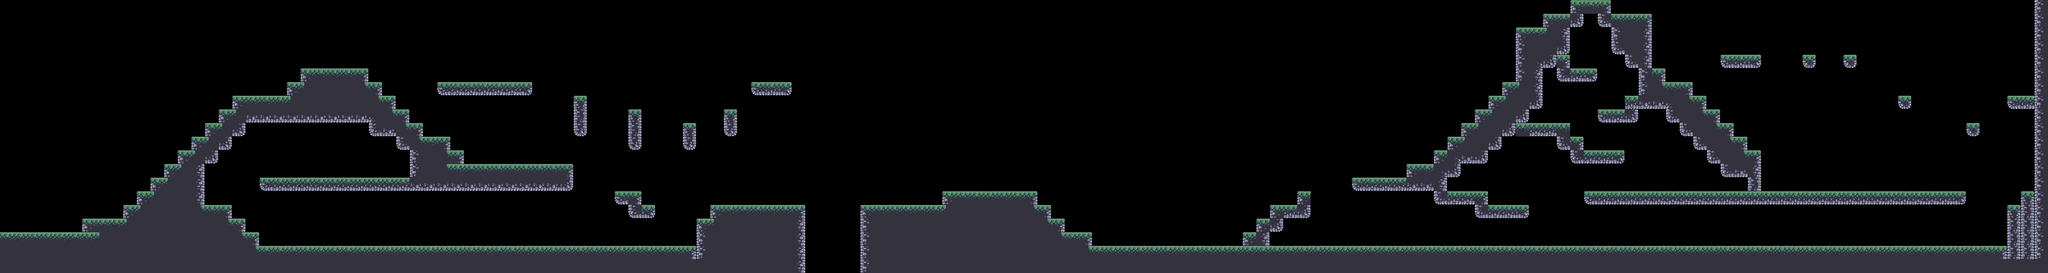

Tiled map render using the project's own tile images. Description and the whole map definition, tile-layer contents included, below:
An orthogonal 150x20 tile map with 32x32 px tiles, 1 tile layer (Calque de Tuiles 1).

<map version="1.9" tiledversion="1.9.0" orientation="orthogonal" renderorder="right-down" width="150" height="20" tilewidth="32" tileheight="32" infinite="0" nextlayerid="2" nextobjectid="1">
 <editorsettings>
  <export target="Niveau 2.csv" format="csv" />
 </editorsettings>
 <tileset firstgid="1" source="Terrain (32x32).tsx" />
 <layer id="1" name="Calque de Tuiles 1" width="150" height="20">
  <data encoding="csv">
0,0,0,0,0,0,0,0,0,0,0,0,0,0,0,0,0,0,0,0,0,0,0,0,0,0,0,0,0,0,0,0,0,0,0,0,0,0,0,0,0,0,0,0,0,0,0,0,0,0,0,0,0,0,0,0,0,0,0,0,0,0,0,0,0,0,0,0,0,0,0,0,0,0,0,0,0,0,0,0,0,0,0,0,0,0,0,0,0,0,0,0,0,0,0,0,0,0,0,0,0,0,0,0,0,0,0,0,0,0,0,0,0,0,0,1,2,3,0,0,0,0,0,0,0,0,0,0,0,0,0,0,0,0,0,0,0,0,0,0,0,0,0,0,0,0,0,0,0,18,
0,0,0,0,0,0,0,0,0,0,0,0,0,0,0,0,0,0,0,0,0,0,0,0,0,0,0,0,0,0,0,0,0,0,0,0,0,0,0,0,0,0,0,0,0,0,0,0,0,0,0,0,0,0,0,0,0,0,0,0,0,0,0,0,0,0,0,0,0,0,0,0,0,0,0,0,0,0,0,0,0,0,0,0,0,0,0,0,0,0,0,0,0,0,0,0,0,0,0,0,0,0,0,0,0,0,0,0,0,0,0,0,0,1,2,37,55,35,2,2,3,0,0,0,0,0,0,0,0,0,0,0,0,0,0,0,0,0,0,0,0,0,0,0,0,0,0,0,0,18,
0,0,0,0,0,0,0,0,0,0,0,0,0,0,0,0,0,0,0,0,0,0,0,0,0,0,0,0,0,0,0,0,0,0,0,0,0,0,0,0,0,0,0,0,0,0,0,0,0,0,0,0,0,0,0,0,0,0,0,0,0,0,0,0,0,0,0,0,0,0,0,0,0,0,0,0,0,0,0,0,0,0,0,0,0,0,0,0,0,0,0,0,0,0,0,0,0,0,0,0,0,0,0,0,0,0,0,0,0,0,0,1,2,25,20,55,55,55,18,19,20,0,0,0,0,0,0,0,0,0,0,0,0,0,0,0,0,0,0,0,0,0,0,0,0,0,0,0,0,18,
0,0,0,0,0,0,0,0,0,0,0,0,0,0,0,0,0,0,0,0,0,0,0,0,0,0,0,0,0,0,0,0,0,0,0,0,0,0,0,0,0,0,0,0,0,0,0,0,0,0,0,0,0,0,0,0,0,0,0,0,0,0,0,0,0,0,0,0,0,0,0,0,0,0,0,0,0,0,0,0,0,0,0,0,0,0,0,0,0,0,0,0,0,0,0,0,0,0,0,0,0,0,0,0,0,0,0,0,0,0,0,18,19,19,37,55,55,55,35,19,20,0,0,0,0,0,0,0,0,0,0,0,0,0,0,0,0,0,0,0,0,0,0,0,0,0,0,0,0,18,
0,0,0,0,0,0,0,0,0,0,0,0,0,0,0,0,0,0,0,0,0,0,0,0,0,0,0,0,0,0,0,0,0,0,0,0,0,0,0,0,0,0,0,0,0,0,0,0,0,0,0,0,0,0,0,0,0,0,0,0,0,0,0,0,0,0,0,0,0,0,0,0,0,0,0,0,0,0,0,0,0,0,0,0,0,0,0,0,0,0,0,0,0,0,0,0,0,0,0,0,0,0,0,0,0,0,0,0,0,0,0,18,7,37,3,55,55,55,55,35,20,0,0,0,0,0,69,70,71,0,0,0,73,0,0,73,0,0,0,0,0,0,0,0,0,0,0,0,0,18,
0,0,0,0,0,0,0,0,0,0,0,0,0,0,0,0,0,0,0,0,0,0,1,2,2,2,3,0,0,0,0,0,0,0,0,0,0,0,0,0,0,0,0,0,0,0,0,0,0,0,0,0,0,0,0,0,0,0,0,0,0,0,0,0,0,0,0,0,0,0,0,0,0,0,0,0,0,0,0,0,0,0,0,0,0,0,0,0,0,0,0,0,0,0,0,0,0,0,0,0,0,0,0,0,0,0,0,0,0,0,0,18,20,55,35,70,71,55,55,55,18,3,0,0,0,0,0,0,0,0,0,0,0,0,0,0,0,0,0,0,0,0,0,0,0,0,0,0,0,18,
0,0,0,0,0,0,0,0,0,0,0,0,0,0,0,0,0,0,0,0,0,1,25,19,19,19,24,3,0,0,0,0,69,70,70,70,70,70,71,0,0,0,0,0,0,0,0,0,0,0,0,0,0,0,0,69,70,71,0,0,0,0,0,0,0,0,0,0,0,0,0,0,0,0,0,0,0,0,0,0,0,0,0,0,0,0,0,0,0,0,0,0,0,0,0,0,0,0,0,0,0,0,0,0,0,0,0,0,0,0,1,25,20,55,55,55,55,55,55,55,18,24,2,3,0,0,0,0,0,0,0,0,0,0,0,0,0,0,0,0,0,0,0,0,0,0,0,0,0,18,
0,0,0,0,0,0,0,0,0,0,0,0,0,0,0,0,0,1,2,2,2,25,19,19,19,19,19,24,3,0,0,0,0,0,0,0,0,0,0,0,0,0,5,0,0,0,0,0,0,0,0,0,0,0,0,0,0,0,0,0,0,0,0,0,0,0,0,0,0,0,0,0,0,0,0,0,0,0,0,0,0,0,0,0,0,0,0,0,0,0,0,0,0,0,0,0,0,0,0,0,0,0,0,0,0,0,0,0,0,1,25,19,37,55,55,55,55,55,55,70,36,36,8,24,3,0,0,0,0,0,0,0,0,0,0,0,0,0,0,73,0,0,0,0,0,0,0,69,70,18,
0,0,0,0,0,0,0,0,0,0,0,0,0,0,0,0,1,25,36,36,36,36,36,36,36,36,36,8,24,3,0,0,0,0,0,0,0,0,0,0,0,0,22,0,0,0,5,0,0,0,0,0,0,5,0,0,0,0,0,0,0,0,0,0,0,0,0,0,0,0,0,0,0,0,0,0,0,0,0,0,0,0,0,0,0,0,0,0,0,0,0,0,0,0,0,0,0,0,0,0,0,0,0,0,0,0,0,0,1,25,19,37,55,55,55,55,55,69,70,37,55,55,35,19,24,3,0,0,0,0,0,0,0,0,0,0,0,0,0,0,0,0,0,0,0,0,0,0,0,18,
0,0,0,0,0,0,0,0,0,0,0,0,0,0,0,1,25,37,55,55,55,55,55,55,55,55,55,35,36,24,3,0,0,0,0,0,0,0,0,0,0,0,39,0,0,0,22,0,0,0,5,0,0,39,0,0,0,0,0,0,0,0,0,0,0,0,0,0,0,0,0,0,0,0,0,0,0,0,0,0,0,0,0,0,0,0,0,0,0,0,0,0,0,0,0,0,0,0,0,0,0,0,0,0,0,0,0,1,25,19,37,2,70,70,2,55,55,55,55,55,55,55,55,35,19,24,3,0,0,0,0,0,0,0,0,0,0,0,0,0,0,0,0,0,73,0,0,0,0,18,
0,0,0,0,0,0,0,0,0,0,0,0,0,0,1,25,37,55,55,55,55,55,55,55,55,55,55,55,55,35,24,2,3,0,0,0,0,0,0,0,0,0,0,0,0,0,39,0,0,0,39,0,0,0,0,0,0,0,0,0,0,0,0,0,0,0,0,0,0,0,0,0,0,0,0,0,0,0,0,0,0,0,0,0,0,0,0,0,0,0,0,0,0,0,0,0,0,0,0,0,0,0,0,0,0,0,1,25,19,37,55,55,55,55,35,3,55,55,55,55,55,55,55,55,35,19,24,3,0,0,0,0,0,0,0,0,0,0,0,0,0,0,0,0,0,0,0,0,0,18,
0,0,0,0,0,0,0,0,0,0,0,0,0,1,25,37,55,55,55,55,55,55,55,55,55,55,55,55,55,55,18,19,24,3,0,0,0,0,0,0,0,0,0,0,0,0,0,0,0,0,0,0,0,0,0,0,0,0,0,0,0,0,0,0,0,0,0,0,0,0,0,0,0,0,0,0,0,0,0,0,0,0,0,0,0,0,0,0,0,0,0,0,0,0,0,0,0,0,0,0,0,0,0,0,0,1,7,36,37,55,55,55,55,55,55,35,70,70,71,55,55,55,55,55,55,35,19,24,3,0,0,0,0,0,0,0,0,0,0,0,0,0,0,0,0,0,0,0,0,18,
0,0,0,0,0,0,0,0,0,0,0,0,1,25,20,55,55,55,55,55,55,55,55,55,55,55,55,55,55,55,18,19,24,2,2,2,2,2,2,2,2,3,0,0,0,0,0,0,0,0,0,0,0,0,0,0,0,0,0,0,0,0,0,0,0,0,0,0,0,0,0,0,0,0,0,0,0,0,0,0,0,0,0,0,0,0,0,0,0,0,0,0,0,0,0,0,0,0,0,0,0,0,0,1,2,7,37,55,55,55,55,55,55,55,55,55,55,55,55,55,55,55,55,55,55,55,35,36,20,0,0,0,0,0,0,0,0,0,0,0,0,0,0,0,0,0,0,0,0,18,
0,0,0,0,0,0,0,0,0,0,0,1,25,19,20,55,55,55,55,69,70,70,70,70,70,70,70,70,70,70,36,36,36,36,36,36,36,36,36,36,36,37,0,0,0,0,0,0,0,0,0,0,0,0,0,0,0,0,0,0,0,0,0,0,0,0,0,0,0,0,0,0,0,0,0,0,0,0,0,0,0,0,0,0,0,0,0,0,0,0,0,0,0,0,0,0,0,0,0,69,70,70,70,36,36,20,55,55,55,55,55,55,55,55,55,55,55,55,55,55,55,55,55,55,55,55,55,55,22,0,0,0,0,0,0,0,0,0,0,0,0,0,0,0,0,0,0,0,0,18,
0,0,0,0,0,0,0,0,0,0,1,25,19,19,20,55,55,55,55,55,55,55,55,55,55,55,55,55,55,55,55,55,55,55,55,55,55,55,55,55,55,0,0,0,0,69,3,0,0,0,0,0,0,0,0,0,0,0,0,0,0,0,0,0,0,0,0,0,0,1,2,2,2,2,2,3,0,0,0,0,0,0,0,0,0,0,0,0,0,0,0,0,0,0,0,1,55,55,55,55,55,55,55,55,55,35,70,70,3,55,55,55,55,55,55,55,69,70,70,70,70,70,70,70,70,70,70,70,70,70,70,70,70,70,70,70,70,70,70,70,70,70,70,71,55,55,55,55,5,18,
0,0,0,0,0,0,0,0,0,1,25,19,19,19,24,2,3,55,55,55,55,55,55,55,55,55,55,55,55,55,55,55,55,55,55,55,55,55,55,55,0,0,0,0,0,0,35,71,0,0,0,0,1,2,2,2,2,2,3,0,0,0,0,1,2,2,2,2,2,25,19,19,19,19,19,24,3,0,0,0,0,0,0,0,0,0,0,0,0,0,0,0,0,1,70,37,55,55,55,55,55,55,55,55,55,55,55,55,35,70,70,71,55,55,55,55,55,55,55,55,55,55,55,55,55,55,55,55,55,55,55,0,0,0,0,55,55,55,55,55,55,55,55,55,55,55,55,5,22,18,
0,0,0,0,0,0,1,2,2,25,19,19,19,19,19,19,24,3,55,55,55,55,55,55,55,55,55,55,55,55,55,55,55,55,55,55,55,55,55,0,0,0,0,0,0,0,0,0,0,0,0,1,25,19,19,19,19,19,20,0,0,0,0,18,19,19,19,19,19,19,19,19,19,19,19,19,24,3,0,0,0,0,0,0,0,0,0,0,0,0,0,0,1,37,55,55,55,55,55,55,55,55,55,55,55,55,55,55,55,55,55,55,55,55,55,55,55,55,55,55,55,55,55,55,55,55,55,55,55,55,55,55,55,55,0,55,55,55,55,55,55,55,55,55,55,55,55,22,22,18,
2,2,2,2,2,2,2,25,19,19,19,19,19,19,19,19,19,24,3,55,55,55,55,55,55,55,55,55,55,55,55,55,55,55,55,55,55,55,0,0,0,0,0,0,0,0,0,0,0,0,0,18,19,19,19,19,19,19,20,0,0,0,0,18,19,19,19,19,19,19,19,19,19,19,19,19,19,24,2,3,0,0,0,0,0,0,0,0,0,0,0,1,20,55,55,55,55,55,55,55,55,55,55,55,55,55,55,55,55,55,55,55,55,55,55,55,55,55,55,55,55,55,55,55,55,55,55,55,55,55,55,55,55,55,55,55,55,55,55,55,55,55,55,55,55,55,55,22,22,18,
19,19,19,19,19,19,19,19,19,19,19,19,19,19,19,19,19,19,24,2,2,2,2,2,2,2,2,2,2,2,2,2,2,2,2,2,2,2,2,2,2,2,2,2,2,2,2,2,2,2,3,18,19,19,19,19,19,19,20,0,0,0,0,18,19,19,19,19,19,19,19,19,19,19,19,19,19,19,19,24,2,2,2,2,2,2,2,2,2,2,2,2,2,2,2,2,2,2,2,2,2,2,2,2,2,2,2,2,2,2,2,2,2,2,2,2,2,2,2,2,2,2,2,2,2,2,2,2,2,2,2,2,2,2,2,2,2,2,2,2,2,2,2,2,2,2,3,22,22,18,
19,19,19,19,19,19,19,19,19,19,19,19,19,19,19,19,19,19,19,19,19,19,19,19,19,19,19,19,19,19,19,19,19,19,19,19,19,19,19,19,19,19,19,19,19,19,19,19,19,19,19,19,19,19,19,19,19,19,20,0,0,0,0,18,19,19,19,19,19,19,19,19,19,19,19,19,19,19,19,19,19,19,19,19,19,19,19,19,19,19,19,19,19,19,19,19,19,19,19,19,19,19,19,19,19,19,19,19,19,19,19,19,19,19,19,19,19,19,19,19,19,19,19,19,19,19,19,19,19,19,19,19,19,19,19,19,19,19,19,19,19,19,19,19,19,19,19,19,19,19
</data>
 </layer>
</map>
